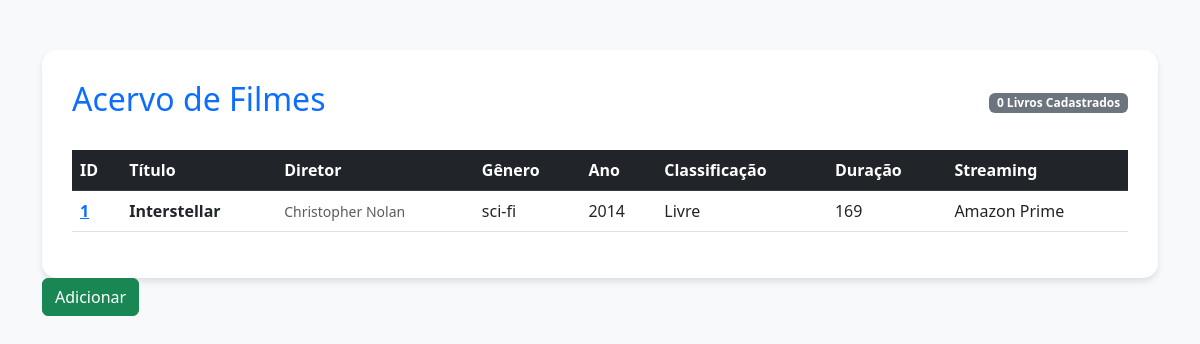
Page /movies/ on the committed database.
### core/models.py (models this page shows, shortened)
class Movies(models.Model):
    titulo = models.CharField("TÍTULO", max_length=100)
    diretor = models.CharField("DIRETOR", max_length=100)
    genero = models.CharField("GÊNERO", max_length=50)
    data_lancamento = models.IntegerField("DATA LANÇAMENTO")
    duracao = models.IntegerField("DURAÇÃO")
    streaming = models.CharField("STREAMING", max_length=100)
    classificacao = models.CharField("CLASSIFICAÇÃO", max_length=25)
    class Meta:
        ordering = ("data_lancamento", "titulo")
        verbose_name = "Filme"
        verbose_name_plural = "Lista de Filmes"
    def get_absolute_url(self):
        return reverse("core:movie_update", kwargs={"id": self.id})

### core/views.py (the view)
# urls.py: path("movies/", views.MoviesListView.as_view(), name="movies_list"),
class MoviesListView(ListView):
    template_name = "core/movies_list.html"
    paginate_by = 25
    model = Movies
    def get_queryset(self, **kwargs):
        object_list = super().get_queryset(**kwargs)
        return object_list

### core/templates/core/movies_list.html (shortened to what this page needs)
{% extends "core/index.html" %}
{% block content %}
<div class="container">
    <div class="table-container">
        <div class="d-flex justify-content-between align-items-center mb-4">
            <h2 class="text-primary">Acervo de Filmes</h2>
            <span class="badge bg-secondary">{{ books|length }} Livros Cadastrados</span>
        </div>
        <div class="table-responsive">
            <table class="table table-hover align-middle">
                <thead class="table-dark">
                    <tr>
                        <th>ID</th>
                        <th>Título</th>
                        <th>Diretor</th>
                        <th>Gênero</th>
                        <th>Ano</th>
                        <th>Classificação</th>
                        <th>Duração</th>
                        <th>Streaming</th>
                    </tr>
                </thead>
                <tbody>
                    {% for movie in object_list %}
                    <tr>
                        <td class="fw-bold text-muted"><a href="{{ movie.get_absolute_url }}">{{ movie.id }}</a></td>
                        <td>
                            <div class="fw-bold">{{ movie.titulo }}</div>
                        </td>
                        <td>
                            <small class="text-muted">{{ movie.diretor }}</small>
                        </td>
                        <td>{{ movie.genero }}</td>
                        <td>{{ movie.data_lancamento }}</td>
                        <td>
                                {{ movie.classificacao }}
                        </td>
                        <td> {{ movie.duracao }}</td>
                        <td>{{ movie.streaming }}</td>
                    </tr>
                    {% empty %}
                    <tr>
                        <td colspan="6" class="text-center py-4">Nenhum filme encontrado no sistema.</td>
                    </tr>
                    {% endfor %}
                </tbody>
            </table>
        </div>
    </div>
    <a href="create">
      <button type="button" class="btn btn-success" style="float: left; margin-bottom: 5px;">Adicionar</button>
    </a>
</div>
{% endblock %}

### core/templates/core/index.html (style rules this page uses)
body { background-color: #f8f9fa; padding-top: 50px; }
.table-container { background: white; padding: 30px; border-radius: 15px; box-shadow: 0 4px 6px rgba(0,0,0,0.1); }

### rows in the picture
Movies: id "1", titulo "Interstellar", diretor "Christopher Nolan", genero "sci-fi", data_lancamento "2014", classificacao "Livre", duracao "169", streaming "Amazon Prime"

### other values in the picture
{{ books|length }} "0"
